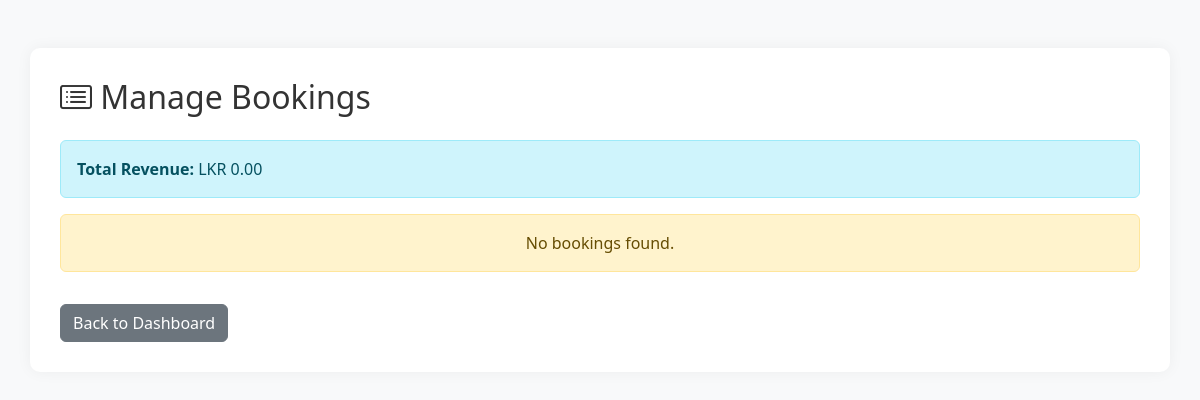
Page /admin/manage_bookings.php (signed in) on the earlier database version.
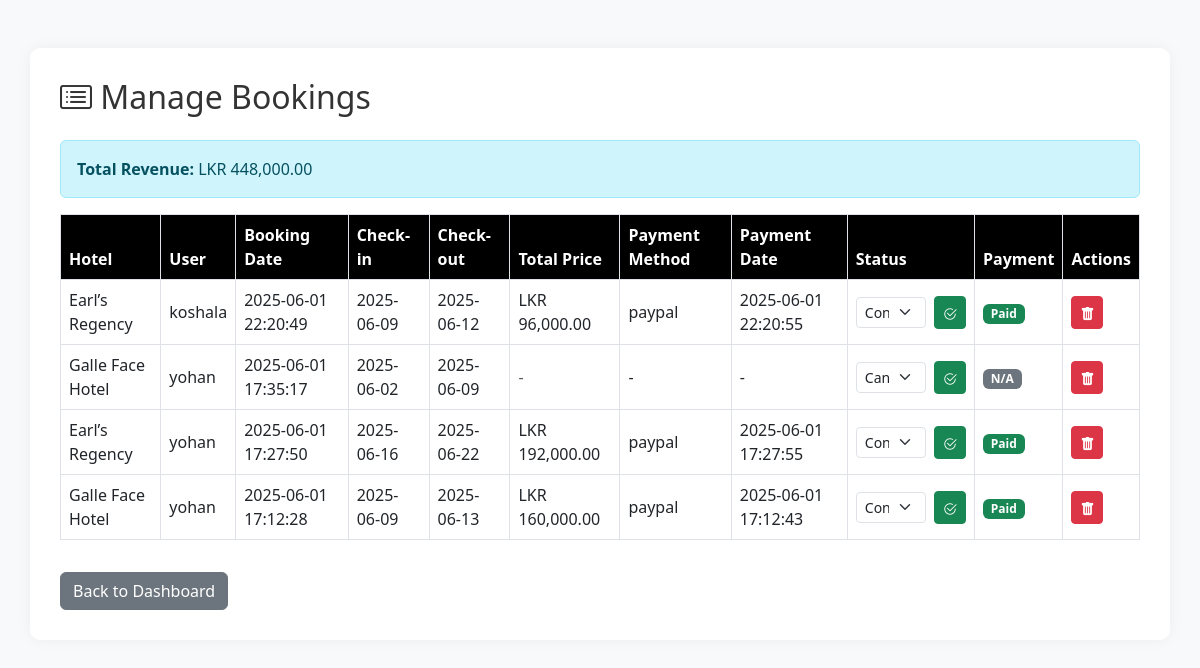
Same page on the later database version.
### tables this page shows
CREATE TABLE `bookings` (
  `booking_id` int(11) NOT NULL,
  `user_id` int(11) NOT NULL,
  `destination_id` int(11) DEFAULT NULL,
  `hotel_id` int(11) NOT NULL,
  `booking_date` datetime DEFAULT current_timestamp(),
  `travel_date` date NOT NULL,
  `status` varchar(50) DEFAULT 'pending',
  `payment_status` varchar(50) DEFAULT 'unpaid',
  `nights` int(11) DEFAULT 1,
  `total_price` decimal(10,2) DEFAULT NULL,
  `check_in_date` date DEFAULT NULL,
  `check_out_date` date DEFAULT NULL
);

CREATE TABLE `hotels` (
  `hotel_id` int(11) NOT NULL,
  `name` varchar(255) NOT NULL,
  `location` varchar(255) DEFAULT NULL,
  `description` text DEFAULT NULL,
  `price_per_night` decimal(10,2) DEFAULT NULL,
  `contact_info` varchar(255) DEFAULT NULL,
  `rating` decimal(2,1) DEFAULT NULL,
  `address` varchar(255) DEFAULT NULL,
  `destination_id` int(11) DEFAULT NULL,
  `latitude` decimal(10,8) DEFAULT NULL,
  `longitude` decimal(11,8) DEFAULT NULL,
  `image` varchar(255) DEFAULT NULL,
  `status` varchar(50) DEFAULT 'active',
  `facilities` text DEFAULT NULL,
  `image_gallery` text DEFAULT NULL,
  `popular_features` text DEFAULT NULL,
  `map_embed_link` text DEFAULT NULL
);

CREATE TABLE `users` (
  `user_id` int(11) NOT NULL,
  `name` varchar(100) NOT NULL,
  `email` varchar(150) NOT NULL,
  `contact` varchar(20) DEFAULT NULL,
  `password` varchar(255) NOT NULL,
  `is_verified` tinyint(1) DEFAULT 0,
  `created_at` timestamp NOT NULL DEFAULT current_timestamp(),
  `status` varchar(50) DEFAULT 'active',
  `role` varchar(50) DEFAULT 'user',
  `profile_pic` varchar(255) DEFAULT NULL,
  `contact_number` varchar(20) DEFAULT NULL,
  `country` varchar(100) DEFAULT NULL
);

CREATE TABLE `payments` (
  `payment_id` int(11) NOT NULL,
  `booking_id` int(11) DEFAULT NULL,
  `user_id` int(11) DEFAULT NULL,
  `amount` decimal(10,2) DEFAULT NULL,
  `payment_method` varchar(50) DEFAULT NULL,
  `payment_date` datetime DEFAULT current_timestamp(),
  `status` varchar(50) DEFAULT 'paid'
);

### admin/manage_bookings.php (the view, shortened to what this page needs)
<?php
include '../config/db.php';
$stmt = $conn->prepare("
    SELECT
        b.booking_id,
        b.booking_date,
        b.check_in_date,
        b.check_out_date,
        b.status AS booking_status,
        h.name AS hotel_name,
        u.name AS user_name,
        p.amount AS total_price,
        p.payment_method,
        p.payment_date,
        p.status AS payment_status
    FROM bookings b
    JOIN hotels h ON b.hotel_id = h.hotel_id
    JOIN users u ON b.user_id = u.user_id
    LEFT JOIN payments p ON b.booking_id = p.booking_id
    ORDER BY b.booking_id DESC
");
$stmt->execute();
$bookings = $stmt->fetchAll(PDO::FETCH_ASSOC);
$revenueStmt = $conn->query("
    SELECT SUM(p.amount) AS total_revenue
    FROM bookings b
    JOIN payments p ON b.booking_id = p.booking_id
    WHERE b.status = 'confirmed' AND LOWER(p.status) = 'paid'
");
$revenueRow = $revenueStmt->fetch(PDO::FETCH_ASSOC);
$totalRevenue = $revenueRow['total_revenue'] ?? 0;
?>
<!DOCTYPE html>
<html lang="en">
<head>
  <link href="https://cdn.jsdelivr.net/npm/bootstrap@5.3.0/dist/css/bootstrap.min.css" rel="stylesheet">
  <link href="https://cdn.jsdelivr.net/npm/bootstrap-icons@1.10.5/font/bootstrap-icons.css" rel="stylesheet">
</head>
<body>
<div class="container mt-5">
  <h2 class="mb-4"><i class="bi bi-card-list"></i> Manage Bookings</h2>
  <div class="alert alert-info"><strong>Total Revenue:</strong> LKR <?= number_format((float)$totalRevenue, 2) ?></div>
  <?php if (count($bookings) === 0): ?>
    <div class="alert alert-warning text-center">No bookings found.</div>
  <?php else: ?>
    <div class="table-responsive">
      <table class="table table-bordered table-hover align-middle">
        <thead>
          <tr>
            <th>Hotel</th>
            <th>User</th>
            <th>Booking Date</th>
            <th>Check-in</th>
            <th>Check-out</th>
            <th>Total Price</th>
            <th>Payment Method</th>
            <th>Payment Date</th>
            <th>Status</th>
            <th>Payment</th>
            <th>Actions</th>
          </tr>
        </thead>
        <tbody>
          <?php foreach ($bookings as $b): ?>
            <tr>
              <td><?= htmlspecialchars($b['hotel_name']) ?></td>
              <td><?= htmlspecialchars($b['user_name']) ?></td>
              <td><?= htmlspecialchars($b['booking_date']) ?></td>
              <td><?= htmlspecialchars($b['check_in_date']) ?></td>
              <td><?= htmlspecialchars($b['check_out_date']) ?></td>
              <td>
                <?= $b['total_price'] !== null ? 'LKR ' . number_format((float)$b['total_price'], 2) : '<span class="text-muted">-</span>' ?>
              </td>
              <td><?= htmlspecialchars($b['payment_method'] ?? '-') ?></td>
              <td><?= htmlspecialchars($b['payment_date'] ?? '-') ?></td>
              <td>
                <form method="post" action="update_booking_status.php" class="d-flex align-items-center">
                  <select name="status" class="form-select form-select-sm me-2">
                    <option value="confirmed" <?= $b['booking_status'] === 'confirmed' ? 'selected' : '' ?>>Confirmed</option>
                    <option value="cancelled" <?= $b['booking_status'] === 'cancelled' ? 'selected' : '' ?>>Cancelled</option>
                  </select>
                  <button type="submit" class="btn btn-sm btn-success">
                    <i class="bi bi-check2-circle"></i>
                  </button>
                </form>
              </td>
              <td>
                <?php if (strtolower($b['payment_status']) === 'paid'): ?>
                  <span class="badge bg-success">Paid</span>
                <?php elseif (strtolower($b['payment_status']) === 'unpaid'): ?>
                  <span class="badge bg-warning text-dark">Unpaid</span>
                <?php else: ?>
                  <span class="badge bg-secondary">N/A</span>
                <?php endif; ?>
              </td>
              <td>
                <a href="delete_bookings.php?id=<?= $b['booking_id'] ?>" class="btn btn-sm btn-danger" onclick="return confirm('Are you sure?')">
                  <i class="bi bi-trash-fill"></i>
                </a>
              </td>
            </tr>
          <?php endforeach; ?>
        </tbody>
      </table>
    </div>
  <?php endif; ?>
  <a href="dashboard.php" class="btn btn-secondary mt-3"><i class=""></i> Back to Dashboard</a>
</div>
</body>
</html>

Differences in the rows shown:
added bookings: hotel.name "Earl’s Regency", user.name "koshala", booking_date "2025-06-01 22:20:49", check_in_date "2025-06-09", check_out_date "2025-06-12", payments.amount "96,000.00", payments.payment_method "paypal", payments.payment_date "2025-06-01 22:20:55", status "Confirmed", shows "Paid"
added bookings: hotel.name "Galle Face Hotel", user.name "yohan", booking_date "2025-06-01 17:35:17", check_in_date "2025-06-02", check_out_date "2025-06-09", payment_method "-", payment_date "-", status "Cancelled", shows "N/A"
added bookings: hotel.name "Earl’s Regency", user.name "yohan", booking_date "2025-06-01 17:27:50", check_in_date "2025-06-16", check_out_date "2025-06-22", payments.amount "192,000.00", payments.payment_method "paypal", payments.payment_date "2025-06-01 17:27:55", status "Confirmed", shows "Paid"
added bookings: hotel.name "Galle Face Hotel", user.name "yohan", booking_date "2025-06-01 17:12:28", check_in_date "2025-06-09", check_out_date "2025-06-13", payments.amount "160,000.00", payments.payment_method "paypal", payments.payment_date "2025-06-01 17:12:43", status "Confirmed", shows "Paid"
Other differences:
$totalRevenue: "0.00" → "448,000.00"
text no longer shown: "No bookings found."
text now shown: "Hotel User Booking Date Check-in Check-out Total Price Payment Method Payment Date Status Payment Actions"
